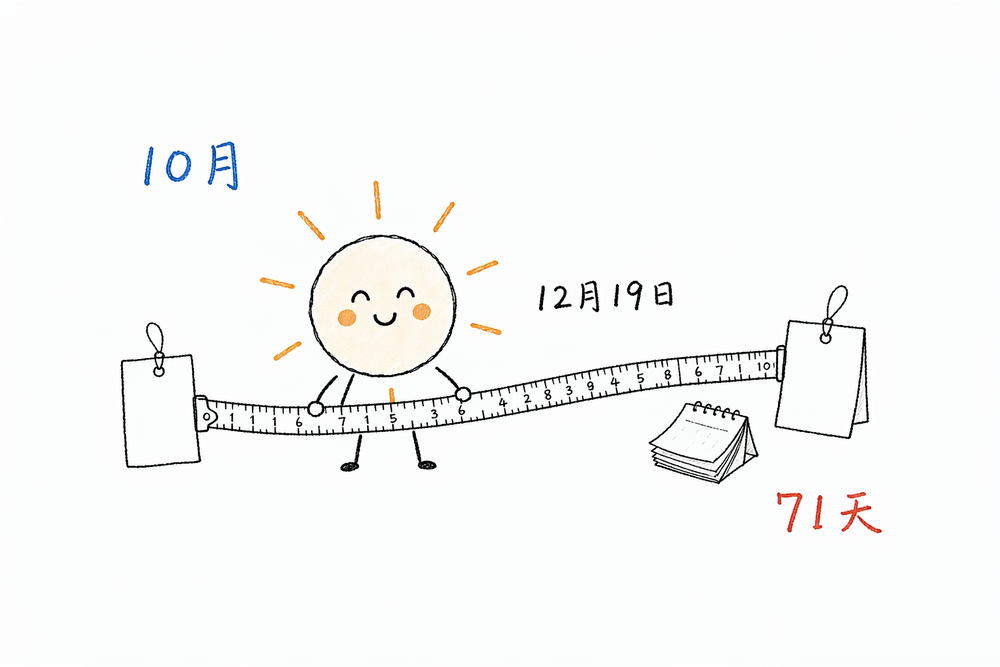
#> input picture assets/examples/01-71-days-lineart.png, 1000 x 667 px, shrunk from 1536 x 1024 before the run
$ python measure_weight.py ../assets/examples/01-71-days-lineart.png
#> lines starting #> are read from the running program, lines starting #| are printed output that depends on the picture; after the words box and inside, x2 and y2 are one past the last pixel; in counts of white or black regions, pixels touching at a corner belong together
#!/usr/bin/env python3
"""测量 xiaoan 配图的「视觉重量」，用来判断有没有滑回旧的饱和色块画法。

用法：
    python3 scripts/measure_weight.py <目录或图片路径> [更多路径...]

输出每张图的：
    - 角色饱和橙黄像素占画面比例（线稿版基线 ≤0.5%，旧色块版约 7%）
    - 全画面墨迹占比（黑线密度，线稿版约 2-3%）
    - 角色外接框尺寸

判定阈值（与 references/qa-checklist.md 一致）：
    <= 0.5%   线稿版，正常
    0.5-1.0%  偏重，看一眼是不是光芒画粗了
    > 1.0%    基本可判定滑回色块版，重生成或局部编辑
"""
import sys
import glob
import os

try:
    import numpy as np
    from PIL import Image
except ImportError:
    sys.exit("需要 numpy 与 Pillow：pip install numpy pillow")


def measure(path):
    rgb = np.array(Image.open(path).convert("RGB")).astype(int)
    h, w, _ = rgb.shape
#> h = 667; w = 1000
    R, G, B = rgb[:, :, 0], rgb[:, :, 1], rgb[:, :, 2]
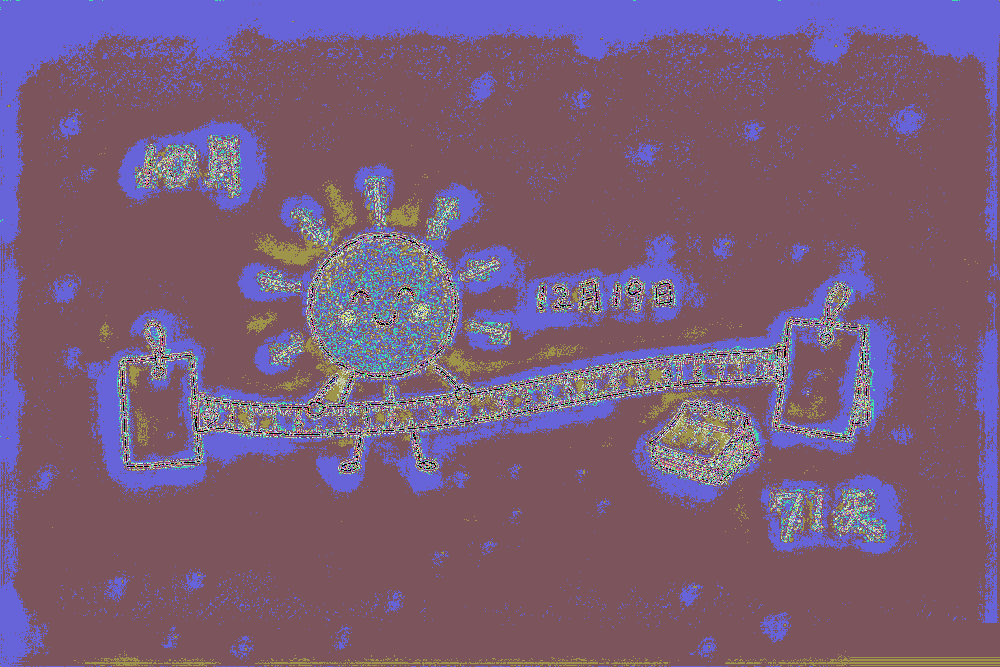
#> R: shape (667, 1000) int64; 256 distinct labels, from 0 to 255; one colour per label, 0 black
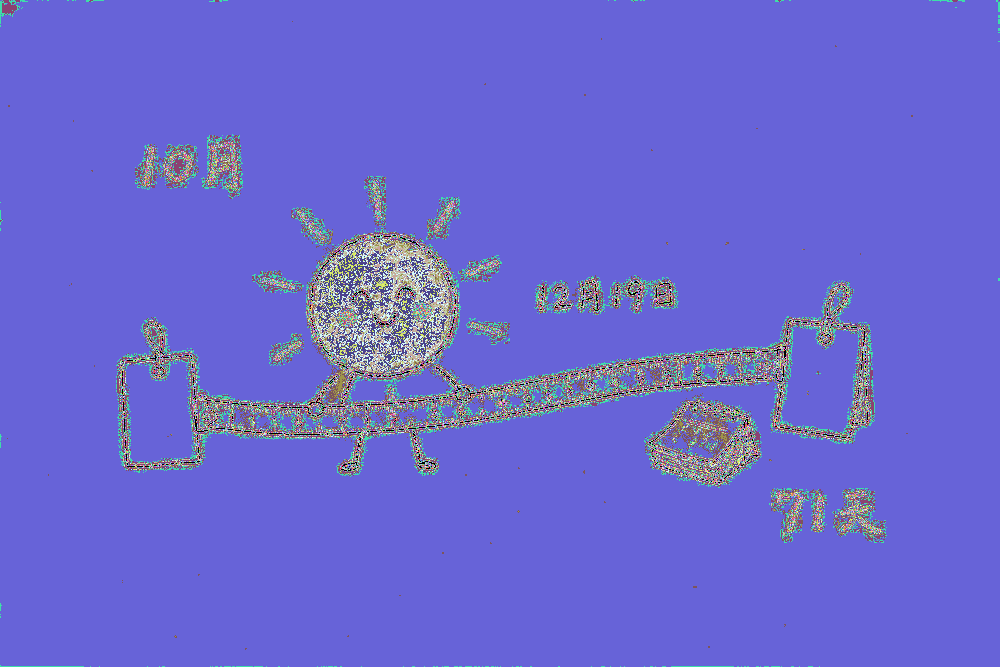
#> G: shape (667, 1000) int64; 256 distinct labels, from 0 to 255; one colour per label, 0 black
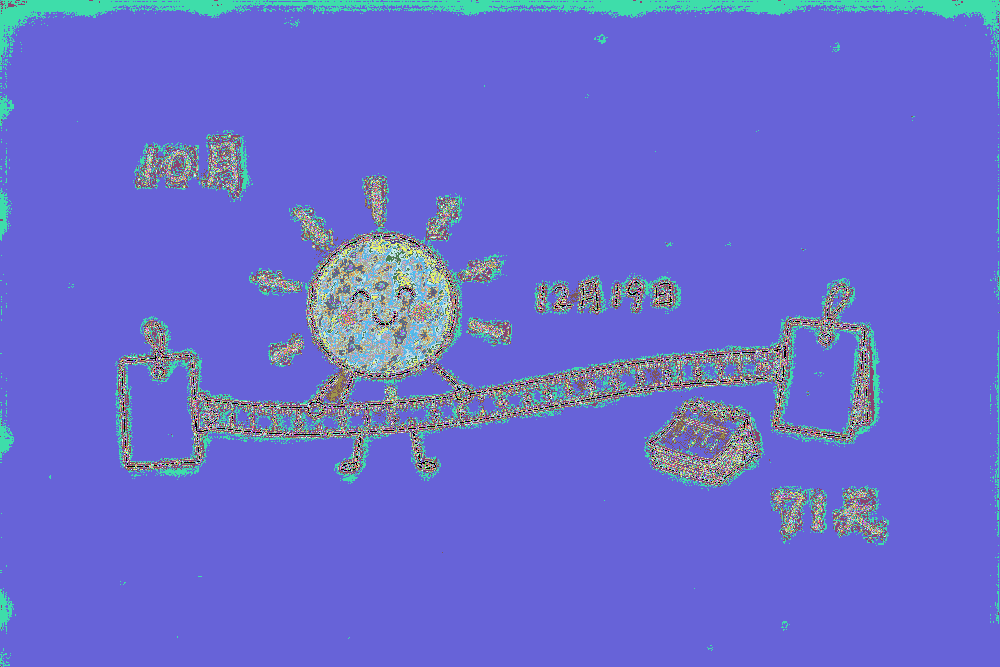
#> B: shape (667, 1000) int64; 256 distinct labels, from 0 to 255; one colour per label, 0 black

    # 饱和橙黄：排除红标注（G 很低）与米色物件（R-B 差值小）
    orange = ((R - B) > 150) & (G > 120) & (R > 200)
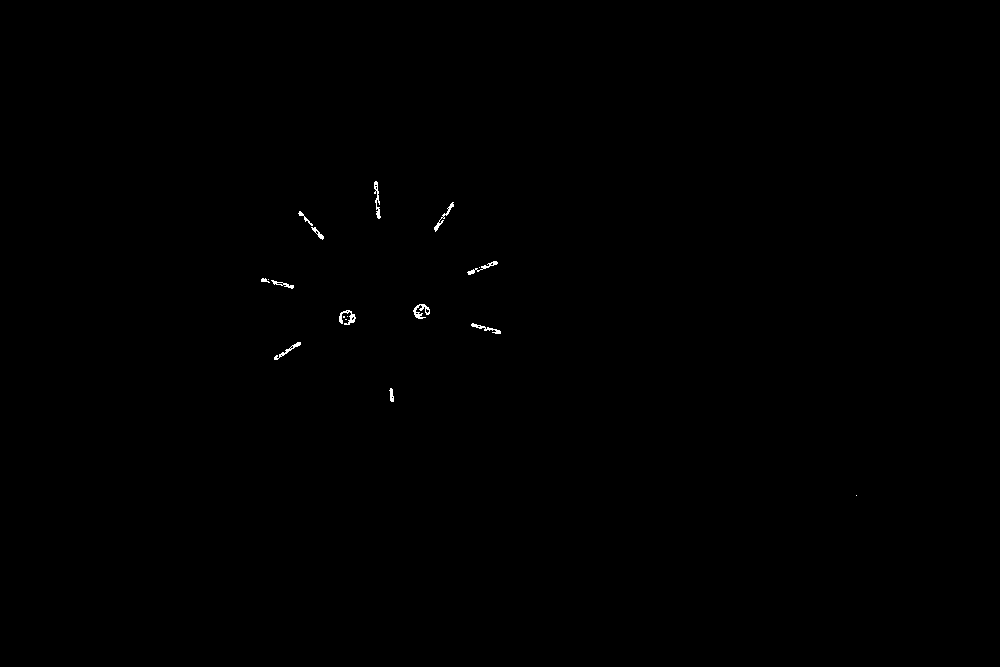
#> orange: shape (667, 1000) bool; 0.15% white in thin lines or dots, all inside (x1, y1, x2, y2) = (261, 181, 857, 496)

    gray = np.array(Image.open(path).convert("L")).astype(int)
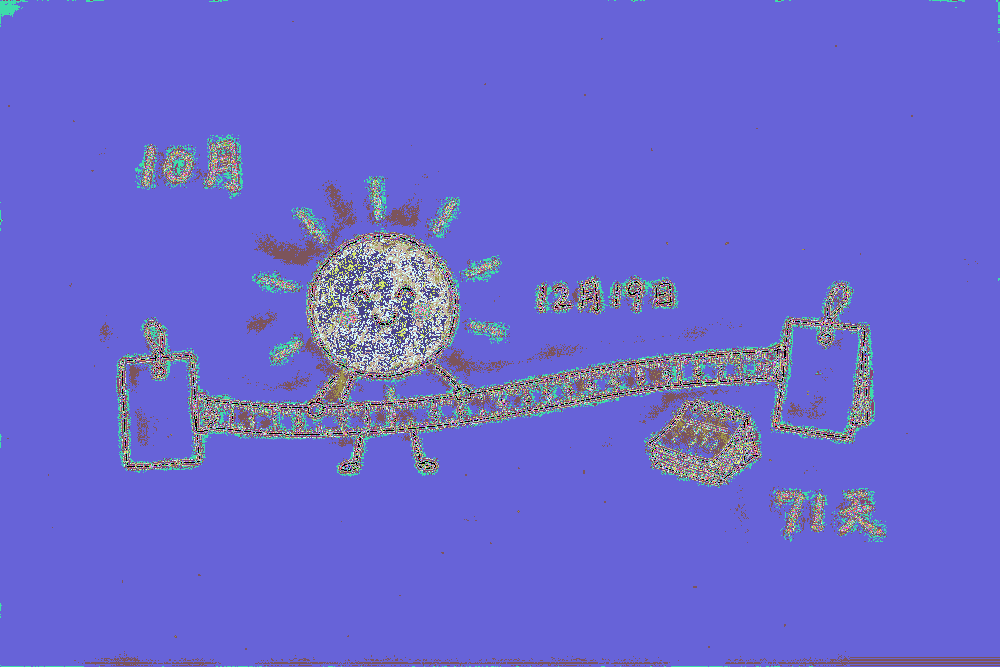
#> gray: shape (667, 1000) int64; 256 distinct labels, from 0 to 255; one colour per label, 0 black
    ink = (gray < 200).mean() * 100.0
#> ink = 2.6

    res = {
        "path": path,
        "w": w,
        "h": h,
        "orange_px": int(orange.sum()),
        "orange_pct": orange.sum() / (h * w) * 100.0,
        "ink_pct": ink,
    }
    ys, xs = np.where(orange)
#> ys = 978 values from 181 to 495; xs = 978 values, max 856 at index 977, min 261 at index 410, mean 382.6
    if len(xs):
        # 用 1%–99% 分位框，避免个别游离像素把外接框撑大
        x0, x1 = np.percentile(xs, [1, 99])
#> x0 = 263; x1 = 498
        y0, y1 = np.percentile(ys, [1, 99])
#> y0 = 183.8; y1 = 399
        res["bbox"] = (int(x1 - x0 + 1), int(y1 - y0 + 1))
    else:
        res["bbox"] = None
    return res


def verdict(pct):
    if pct <= 0.5:
        return "OK 线稿版"
    if pct <= 1.0:
        return "偏重"
    return "疑似色块版"


def main(argv):
    targets = argv[1:]
    if not targets:
        targets = ["."]
    files = []
    for t in targets:
        if os.path.isdir(t):
            files += sorted(glob.glob(os.path.join(t, "*.png")))
        else:
            files.append(t)
    if not files:
        sys.exit("没找到 png")

    print("%-34s %10s %9s %8s   %s" % ("file", "size", "orange%", "ink%", "verdict"))
    print("-" * 78)
    for f in files:
        try:
            r = measure(f)
#> r = 7 items
        except Exception as e:
            print("%-34s ERROR %s" % (os.path.basename(f), e))
            continue
        bb = "%dx%d" % r["bbox"] if r["bbox"] else "-"
#> bb = '236x216'
        print("%-34s %10s %8.2f%% %7.2f%%   %s  (角色框 %s)"
              % (os.path.basename(f), "%dx%d" % (r["w"], r["h"]),
                 r["orange_pct"], r["ink_pct"], verdict(r["orange_pct"]), bb))
#| 01-71-days-lineart.png               1000x667     0.15%    2.60%   OK 线稿版  (角色框 236x216)


if __name__ == "__main__":
    main(sys.argv)
